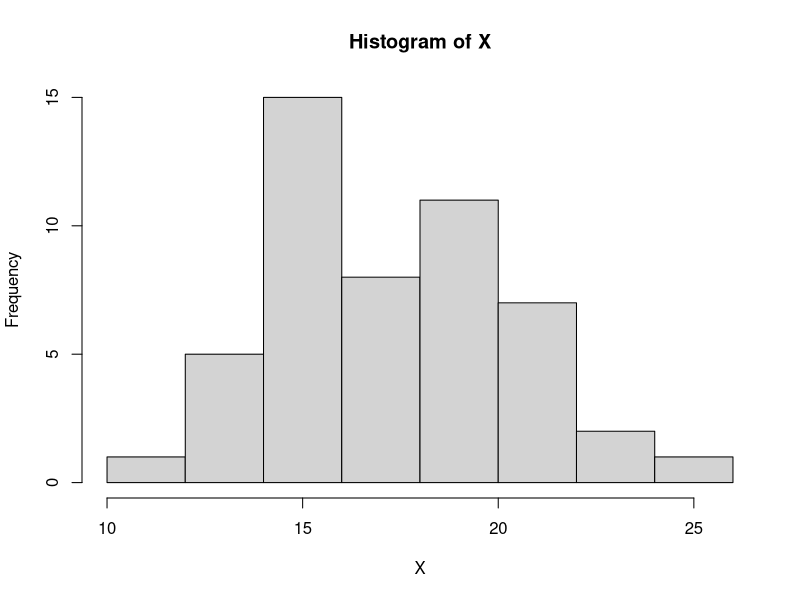
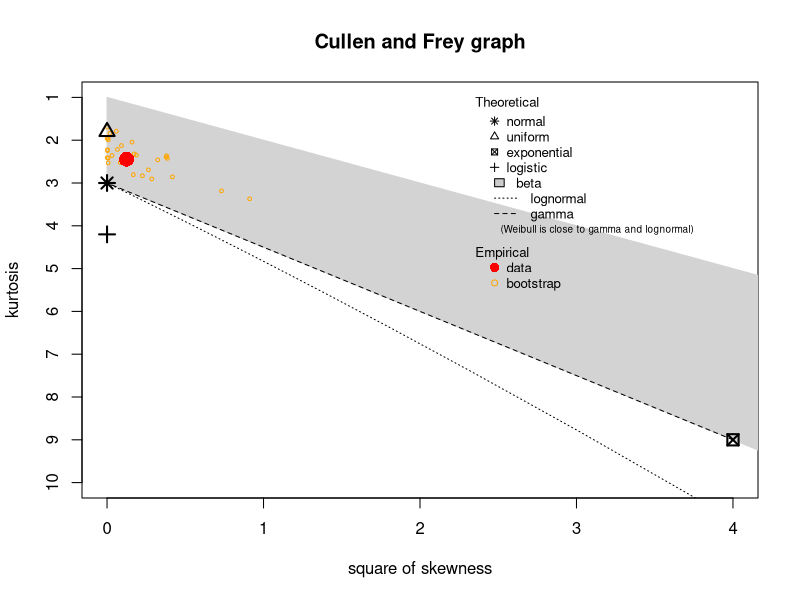
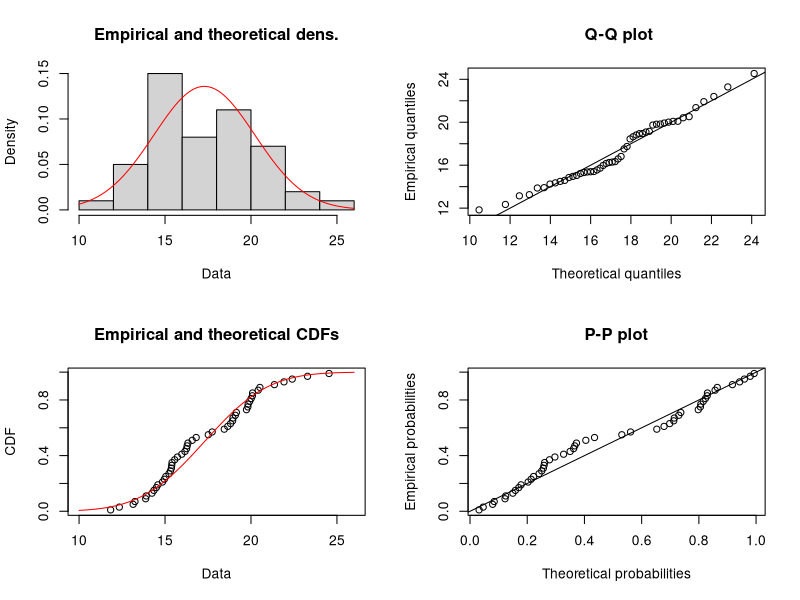
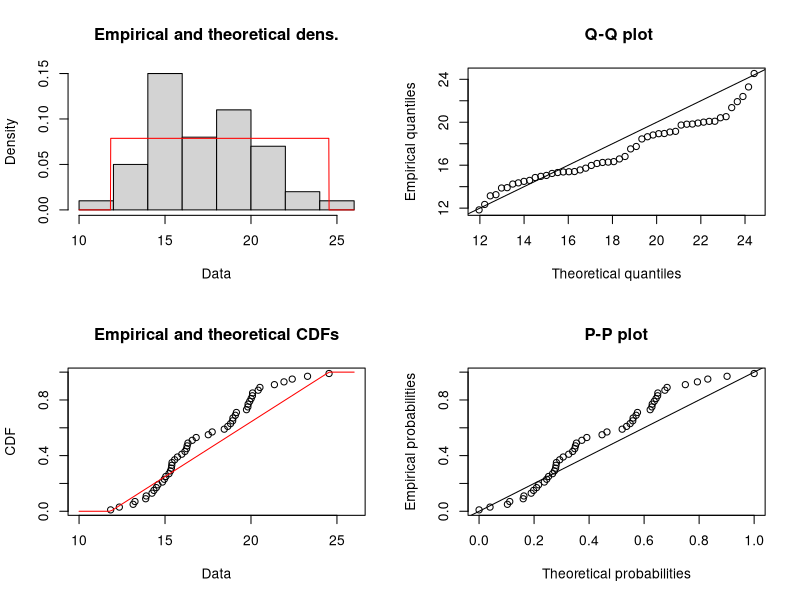

The R script that drew these images, in order: (Note: this script raises an error after producing the figures.)
## ---- chunk 1
library(fitdistrplus)
## ---- chunk 2
X <- rnorm(50, mean = 17, sd = 3)
## ---- chunk 3
hist(X)
## ---- chunk 4
descdist(X, boot = 30)
## ---- chunk 5
FDN <- fitdist(X, "norm")
## ---- chunk 6
FDU <- fitdist(X, "unif")
## ---- chunk 7
plot(FDN)
## ---- chunk 8
plot(FDU)
## ---- chunk 9
library(fitdistrplus)
## ---- chunk 10
descdist(encuesta$Salary, boot = 10)
## ---- chunk 11
FDG <- fitdist(encuesta$Salary, "gamma", start = list(shape = 1, scale = 2))
## ---- chunk 12
plot(FDG, pch = ".", col = "blue")
## ---- chunk 13
hist(encuesta$Salary, prob = TRUE)
Xs <- seq(0, 280000, by = 10)
lines(Xs, dgamma(Xs, shape = 1.847037, scale = 41656.428380), col = "red")
## ---- chunk 14
library()
## ---- chunk 15
segmento <- encuesta %>% filter( Salary >= 3600  & Salary <= 250000) 

segmento
## ---- chunk 16
hist(segmento$Salary)
